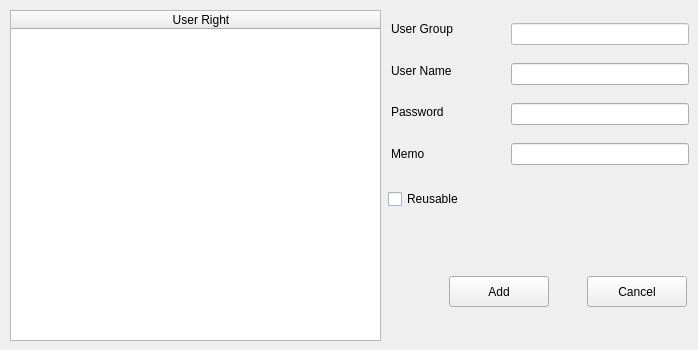
   <widget class="QWidget" name="tab">
    <attribute name="title">
     <string>Add Account</string>
    </attribute>
    <widget class="QLabel" name="textLabel1">
     <property name="geometry">
      <rect>
       <x>391</x>
       <y>11</y>
       <width>108</width>
       <height>36</height>
      </rect>
     </property>
     <property name="text">
      <string>User Group</string>
     </property>
     <property name="wordWrap">
      <bool>false</bool>
     </property>
    </widget>
    <widget class="QLabel" name="textLabel3">
     <property name="geometry">
      <rect>
       <x>391</x>
       <y>94</y>
       <width>108</width>
       <height>36</height>
      </rect>
     </property>
     <property name="text">
      <string>Password</string>
     </property>
     <property name="wordWrap">
      <bool>false</bool>
     </property>
    </widget>
    <widget class="QLabel" name="textLabel4">
     <property name="geometry">
      <rect>
       <x>391</x>
       <y>136</y>
       <width>108</width>
       <height>35</height>
      </rect>
     </property>
     <property name="text">
      <string>Memo</string>
     </property>
     <property name="wordWrap">
      <bool>false</bool>
     </property>
    </widget>
    <widget class="QPushButton" name="ButAddUserAdd">
     <property name="geometry">
      <rect>
       <x>449</x>
       <y>276</y>
       <width>100</width>
       <height>31</height>
      </rect>
     </property>
     <property name="text">
      <string>Add</string>
     </property>
    </widget>
    <widget class="QLabel" name="textLabel2">
     <property name="geometry">
      <rect>
       <x>391</x>
       <y>53</y>
       <width>108</width>
       <height>35</height>
      </rect>
     </property>
     <property name="text">
      <string>User Name</string>
     </property>
     <property name="wordWrap">
      <bool>false</bool>
     </property>
    </widget>
    <widget class="QLineEdit" name="EditAddUserGroup">
     <property name="enabled">
      <bool>false</bool>
     </property>
     <property name="geometry">
      <rect>
       <x>511</x>
       <y>23</y>
       <width>178</width>
       <height>22</height>
      </rect>
     </property>
     <property name="palette">
      <palette>
       <active>
        <colorrole role="WindowText">
         <brush brushstyle="SolidPattern">
          <color alpha="255">
           <red>0</red>
           <green>0</green>
           <blue>0</blue>
          </color>
         </brush>
        </colorrole>
        <colorrole role="Button">
         <brush brushstyle="SolidPattern">
          <color alpha="255">
           <red>85</red>
           <green>170</green>
           <blue>255</blue>
          </color>
         </brush>
        </colorrole>
        <colorrole role="Light">
         <brush brushstyle="SolidPattern">
          <color alpha="255">
           <red>212</red>
           <green>234</green>
           <blue>255</blue>
          </color>
         </brush>
        </colorrole>
        <colorrole role="Midlight">
         <brush brushstyle="SolidPattern">
          <color alpha="255">
           <red>148</red>
           <green>202</green>
           <blue>255</blue>
          </color>
         </brush>
        </colorrole>
        <colorrole role="Dark">
         <brush brushstyle="SolidPattern">
          <color alpha="255">
           <red>42</red>
           <green>85</green>
           <blue>127</blue>
          </color>
         </brush>
        </colorrole>
        <colorrole role="Mid">
         <brush brushstyle="SolidPattern">
          <color alpha="255">
           <red>57</red>
           <green>113</green>
           <blue>170</blue>
          </color>
         </brush>
        </colorrole>
        <colorrole role="Text">
         <brush brushstyle="SolidPattern">
          <color alpha="255">
           <red>0</red>
           <green>0</green>
           <blue>0</blue>
          </color>
         </brush>
        </colorrole>
        <colorrole role="BrightText">
         <brush brushstyle="SolidPattern">
          <color alpha="255">
           <red>255</red>
           <green>255</green>
           <blue>255</blue>
          </color>
         </brush>
        </colorrole>
        <colorrole role="ButtonText">
         <brush brushstyle="SolidPattern">
          <color alpha="255">
           <red>0</red>
           <green>0</green>
           <blue>0</blue>
          </color>
         </brush>
        </colorrole>
        <colorrole role="Base">
         <brush brushstyle="SolidPattern">
          <color alpha="255">
           <red>255</red>
           <green>255</green>
           <blue>255</blue>
          </color>
         </brush>
        </colorrole>
        <colorrole role="Window">
         <brush brushstyle="SolidPattern">
          <color alpha="255">
           <red>255</red>
           <green>255</green>
           <blue>255</blue>
          </color>
         </brush>
        </colorrole>
        <colorrole role="Shadow">
         <brush brushstyle="SolidPattern">
          <color alpha="255">
           <red>0</red>
           <green>0</green>
           <blue>0</blue>
          </color>
         </brush>
        </colorrole>
        <colorrole role="Highlight">
         <brush brushstyle="SolidPattern">
          <color alpha="255">
           <red>0</red>
           <green>0</green>
           <blue>128</blue>
          </color>
         </brush>
        </colorrole>
        <colorrole role="HighlightedText">
         <brush brushstyle="SolidPattern">
          <color alpha="255">
           <red>255</red>
           <green>255</green>
           <blue>255</blue>
          </color>
         </brush>
        </colorrole>
        <colorrole role="Link">
         <brush brushstyle="SolidPattern">
          <color alpha="255">
           <red>0</red>
           <green>0</green>
           <blue>0</blue>
          </color>
         </brush>
        </colorrole>
        <colorrole role="LinkVisited">
         <brush brushstyle="SolidPattern">
          <color alpha="255">
           <red>0</red>
           <green>0</green>
           <blue>0</blue>
          </color>
         </brush>
        </colorrole>
       </active>
       <inactive>
        <colorrole role="WindowText">
         <brush brushstyle="SolidPattern">
          <color alpha="255">
           <red>0</red>
           <green>0</green>
           <blue>0</blue>
          </color>
         </brush>
        </colorrole>
        <colorrole role="Button">
         <brush brushstyle="SolidPattern">
          <color alpha="255">
           <red>85</red>
           <green>170</green>
           <blue>255</blue>
          </color>
         </brush>
        </colorrole>
        <colorrole role="Light">
         <brush brushstyle="SolidPattern">
          <color alpha="255">
           <red>212</red>
           <green>234</green>
           <blue>255</blue>
          </color>
         </brush>
        </colorrole>
        <colorrole role="Midlight">
         <brush brushstyle="SolidPattern">
          <color alpha="255">
           <red>123</red>
           <green>189</green>
           <blue>255</blue>
          </color>
         </brush>
        </colorrole>
        <colorrole role="Dark">
         <brush brushstyle="SolidPattern">
          <color alpha="255">
           <red>42</red>
           <green>85</green>
           <blue>127</blue>
          </color>
         </brush>
        </colorrole>
        <colorrole role="Mid">
         <brush brushstyle="SolidPattern">
          <color alpha="255">
           <red>57</red>
           <green>113</green>
           <blue>170</blue>
          </color>
         </brush>
        </colorrole>
        <colorrole role="Text">
         <brush brushstyle="SolidPattern">
          <color alpha="255">
           <red>0</red>
           <green>0</green>
           <blue>0</blue>
          </color>
         </brush>
        </colorrole>
        <colorrole role="BrightText">
         <brush brushstyle="SolidPattern">
          <color alpha="255">
           <red>255</red>
           <green>255</green>
           <blue>255</blue>
          </color>
         </brush>
        </colorrole>
        <colorrole role="ButtonText">
         <brush brushstyle="SolidPattern">
          <color alpha="255">
           <red>0</red>
           <green>0</green>
           <blue>0</blue>
          </color>
         </brush>
        </colorrole>
        <colorrole role="Base">
         <brush brushstyle="SolidPattern">
          <color alpha="255">
           <red>255</red>
           <green>255</green>
           <blue>255</blue>
          </color>
         </brush>
        </colorrole>
        <colorrole role="Window">
         <brush brushstyle="SolidPattern">
          <color alpha="255">
           <red>255</red>
           <green>255</green>
           <blue>255</blue>
          </color>
         </brush>
        </colorrole>
        <colorrole role="Shadow">
         <brush brushstyle="SolidPattern">
          <color alpha="255">
           <red>0</red>
           <green>0</green>
           <blue>0</blue>
          </color>
         </brush>
        </colorrole>
        <colorrole role="Highlight">
         <brush brushstyle="SolidPattern">
          <color alpha="255">
           <red>0</red>
           <green>0</green>
           <blue>128</blue>
          </color>
         </brush>
        </colorrole>
        <colorrole role="HighlightedText">
         <brush brushstyle="SolidPattern">
          <color alpha="255">
           <red>255</red>
           <green>255</green>
           <blue>255</blue>
          </color>
         </brush>
        </colorrole>
        <colorrole role="Link">
         <brush brushstyle="SolidPattern">
          <color alpha="255">
           <red>0</red>
           <green>0</green>
           <blue>0</blue>
          </color>
         </brush>
        </colorrole>
        <colorrole role="LinkVisited">
         <brush brushstyle="SolidPattern">
          <color alpha="255">
           <red>0</red>
           <green>0</green>
           <blue>0</blue>
          </color>
         </brush>
        </colorrole>
       </inactive>
       <disabled>
        <colorrole role="WindowText">
         <brush brushstyle="SolidPattern">
          <color alpha="255">
           <red>128</red>
           <green>128</green>
           <blue>128</blue>
          </color>
         </brush>
        </colorrole>
        <colorrole role="Button">
         <brush brushstyle="SolidPattern">
          <color alpha="255">
           <red>85</red>
           <green>170</green>
           <blue>255</blue>
          </color>
         </brush>
        </colorrole>
        <colorrole role="Light">
         <brush brushstyle="SolidPattern">
          <color alpha="255">
           <red>212</red>
           <green>234</green>
           <blue>255</blue>
          </color>
         </brush>
        </colorrole>
        <colorrole role="Midlight">
         <brush brushstyle="SolidPattern">
          <color alpha="255">
           <red>123</red>
           <green>189</green>
           <blue>255</blue>
          </color>
         </brush>
        </colorrole>
        <colorrole role="Dark">
         <brush brushstyle="SolidPattern">
          <color alpha="255">
           <red>42</red>
           <green>85</green>
           <blue>127</blue>
          </color>
         </brush>
        </colorrole>
        <colorrole role="Mid">
         <brush brushstyle="SolidPattern">
          <color alpha="255">
           <red>57</red>
           <green>113</green>
           <blue>170</blue>
          </color>
         </brush>
        </colorrole>
        <colorrole role="Text">
         <brush brushstyle="SolidPattern">
          <color alpha="255">
           <red>128</red>
           <green>128</green>
           <blue>128</blue>
          </color>
         </brush>
        </colorrole>
        <colorrole role="BrightText">
         <brush brushstyle="SolidPattern">
          <color alpha="255">
           <red>255</red>
           <green>255</green>
           <blue>255</blue>
          </color>
         </brush>
        </colorrole>
        <colorrole role="ButtonText">
         <brush brushstyle="SolidPattern">
          <color alpha="255">
           <red>128</red>
           <green>128</green>
           <blue>128</blue>
          </color>
         </brush>
        </colorrole>
        <colorrole role="Base">
         <brush brushstyle="SolidPattern">
          <color alpha="255">
           <red>255</red>
           <green>255</green>
           <blue>255</blue>
          </color>
         </brush>
        </colorrole>
        <colorrole role="Window">
         <brush brushstyle="SolidPattern">
          <color alpha="255">
           <red>255</red>
           <green>255</green>
           <blue>255</blue>
          </color>
         </brush>
        </colorrole>
        <colorrole role="Shadow">
         <brush brushstyle="SolidPattern">
          <color alpha="255">
           <red>0</red>
           <green>0</green>
           <blue>0</blue>
          </color>
         </brush>
        </colorrole>
        <colorrole role="Highlight">
         <brush brushstyle="SolidPattern">
          <color alpha="255">
           <red>0</red>
           <green>0</green>
           <blue>128</blue>
          </color>
         </brush>
        </colorrole>
        <colorrole role="HighlightedText">
         <brush brushstyle="SolidPattern">
          <color alpha="255">
           <red>255</red>
           <green>255</green>
           <blue>255</blue>
          </color>
         </brush>
        </colorrole>
        <colorrole role="Link">
         <brush brushstyle="SolidPattern">
          <color alpha="255">
           <red>0</red>
           <green>0</green>
           <blue>0</blue>
          </color>
         </brush>
        </colorrole>
        <colorrole role="LinkVisited">
         <brush brushstyle="SolidPattern">
          <color alpha="255">
           <red>0</red>
           <green>0</green>
           <blue>0</blue>
          </color>
         </brush>
        </colorrole>
       </disabled>
      </palette>
     </property>
    </widget>
    <widget class="QLineEdit" name="EditAddUserName">
     <property name="geometry">
      <rect>
       <x>511</x>
       <y>63</y>
       <width>178</width>
       <height>22</height>
      </rect>
     </property>
    </widget>
    <widget class="QLineEdit" name="EditAddUserPwd">
     <property name="geometry">
      <rect>
       <x>511</x>
       <y>103</y>
       <width>178</width>
       <height>22</height>
      </rect>
     </property>
    </widget>
    <widget class="QLineEdit" name="EditAddUserMemo">
     <property name="geometry">
      <rect>
       <x>511</x>
       <y>143</y>
       <width>178</width>
       <height>22</height>
      </rect>
     </property>
    </widget>
    <widget class="QCheckBox" name="checkAddReusable">
     <property name="geometry">
      <rect>
       <x>388</x>
       <y>189</y>
       <width>108</width>
       <height>20</height>
      </rect>
     </property>
     <property name="palette">
      <palette>
       <active>
        <colorrole role="WindowText">
         <brush brushstyle="SolidPattern">
          <color alpha="255">
           <red>0</red>
           <green>0</green>
           <blue>0</blue>
          </color>
         </brush>
        </colorrole>
        <colorrole role="Button">
         <brush brushstyle="SolidPattern">
          <color alpha="255">
           <red>85</red>
           <green>170</green>
           <blue>255</blue>
          </color>
         </brush>
        </colorrole>
        <colorrole role="Light">
         <brush brushstyle="SolidPattern">
          <color alpha="255">
           <red>212</red>
           <green>234</green>
           <blue>255</blue>
          </color>
         </brush>
        </colorrole>
        <colorrole role="Midlight">
         <brush brushstyle="SolidPattern">
          <color alpha="255">
           <red>148</red>
           <green>202</green>
           <blue>255</blue>
          </color>
         </brush>
        </colorrole>
        <colorrole role="Dark">
         <brush brushstyle="SolidPattern">
          <color alpha="255">
           <red>42</red>
           <green>85</green>
           <blue>127</blue>
          </color>
         </brush>
        </colorrole>
        <colorrole role="Mid">
         <brush brushstyle="SolidPattern">
          <color alpha="255">
           <red>57</red>
           <green>113</green>
           <blue>170</blue>
          </color>
         </brush>
        </colorrole>
        <colorrole role="Text">
         <brush brushstyle="SolidPattern">
          <color alpha="255">
           <red>0</red>
           <green>0</green>
           <blue>0</blue>
          </color>
         </brush>
        </colorrole>
        <colorrole role="BrightText">
         <brush brushstyle="SolidPattern">
          <color alpha="255">
           <red>0</red>
           <green>0</green>
           <blue>0</blue>
          </color>
         </brush>
        </colorrole>
        <colorrole role="ButtonText">
         <brush brushstyle="SolidPattern">
          <color alpha="255">
           <red>0</red>
           <green>0</green>
           <blue>0</blue>
          </color>
         </brush>
        </colorrole>
        <colorrole role="Base">
         <brush brushstyle="SolidPattern">
          <color alpha="255">
           <red>255</red>
           <green>255</green>
           <blue>255</blue>
          </color>
         </brush>
        </colorrole>
        <colorrole role="Window">
         <brush brushstyle="SolidPattern">
          <color alpha="255">
           <red>212</red>
           <green>228</green>
           <blue>255</blue>
          </color>
         </brush>
        </colorrole>
        <colorrole role="Shadow">
         <brush brushstyle="SolidPattern">
          <color alpha="255">
           <red>0</red>
           <green>0</green>
           <blue>0</blue>
          </color>
         </brush>
        </colorrole>
        <colorrole role="Highlight">
         <brush brushstyle="SolidPattern">
          <color alpha="255">
           <red>255</red>
           <green>106</green>
           <blue>113</blue>
          </color>
         </brush>
        </colorrole>
        <colorrole role="HighlightedText">
         <brush brushstyle="SolidPattern">
          <color alpha="255">
           <red>0</red>
           <green>0</green>
           <blue>0</blue>
          </color>
         </brush>
        </colorrole>
        <colorrole role="Link">
         <brush brushstyle="SolidPattern">
          <color alpha="255">
           <red>0</red>
           <green>0</green>
           <blue>0</blue>
          </color>
         </brush>
        </colorrole>
        <colorrole role="LinkVisited">
         <brush brushstyle="SolidPattern">
          <color alpha="255">
           <red>0</red>
           <green>0</green>
           <blue>0</blue>
          </color>
         </brush>
        </colorrole>
       </active>
       <inactive>
        <colorrole role="WindowText">
         <brush brushstyle="SolidPattern">
          <color alpha="255">
           <red>0</red>
           <green>0</green>
           <blue>0</blue>
          </color>
         </brush>
        </colorrole>
        <colorrole role="Button">
         <brush brushstyle="SolidPattern">
          <color alpha="255">
           <red>85</red>
           <green>170</green>
           <blue>255</blue>
          </color>
         </brush>
        </colorrole>
        <colorrole role="Light">
         <brush brushstyle="SolidPattern">
          <color alpha="255">
           <red>212</red>
           <green>234</green>
           <blue>255</blue>
          </color>
         </brush>
        </colorrole>
        <colorrole role="Midlight">
         <brush brushstyle="SolidPattern">
          <color alpha="255">
           <red>123</red>
           <green>189</green>
           <blue>255</blue>
          </color>
         </brush>
        </colorrole>
        <colorrole role="Dark">
         <brush brushstyle="SolidPattern">
          <color alpha="255">
           <red>42</red>
           <green>85</green>
           <blue>127</blue>
          </color>
         </brush>
        </colorrole>
        <colorrole role="Mid">
         <brush brushstyle="SolidPattern">
          <color alpha="255">
           <red>57</red>
           <green>113</green>
           <blue>170</blue>
          </color>
         </brush>
        </colorrole>
        <colorrole role="Text">
         <brush brushstyle="SolidPattern">
          <color alpha="255">
           <red>0</red>
           <green>0</green>
           <blue>0</blue>
          </color>
         </brush>
        </colorrole>
        <colorrole role="BrightText">
         <brush brushstyle="SolidPattern">
          <color alpha="255">
           <red>0</red>
           <green>0</green>
           <blue>0</blue>
          </color>
         </brush>
        </colorrole>
        <colorrole role="ButtonText">
         <brush brushstyle="SolidPattern">
          <color alpha="255">
           <red>0</red>
           <green>0</green>
           <blue>0</blue>
          </color>
         </brush>
        </colorrole>
        <colorrole role="Base">
         <brush brushstyle="SolidPattern">
          <color alpha="255">
           <red>255</red>
           <green>255</green>
           <blue>255</blue>
          </color>
         </brush>
        </colorrole>
        <colorrole role="Window">
         <brush brushstyle="SolidPattern">
          <color alpha="255">
           <red>212</red>
           <green>228</green>
           <blue>255</blue>
          </color>
         </brush>
        </colorrole>
        <colorrole role="Shadow">
         <brush brushstyle="SolidPattern">
          <color alpha="255">
           <red>0</red>
           <green>0</green>
           <blue>0</blue>
          </color>
         </brush>
        </colorrole>
        <colorrole role="Highlight">
         <brush brushstyle="SolidPattern">
          <color alpha="255">
           <red>255</red>
           <green>106</green>
           <blue>113</blue>
          </color>
         </brush>
        </colorrole>
        <colorrole role="HighlightedText">
         <brush brushstyle="SolidPattern">
          <color alpha="255">
           <red>0</red>
           <green>0</green>
           <blue>0</blue>
          </color>
         </brush>
        </colorrole>
        <colorrole role="Link">
         <brush brushstyle="SolidPattern">
          <color alpha="255">
           <red>0</red>
           <green>0</green>
           <blue>0</blue>
          </color>
         </brush>
        </colorrole>
        <colorrole role="LinkVisited">
         <brush brushstyle="SolidPattern">
          <color alpha="255">
           <red>0</red>
           <green>0</green>
           <blue>0</blue>
          </color>
         </brush>
        </colorrole>
       </inactive>
       <disabled>
        <colorrole role="WindowText">
         <brush brushstyle="SolidPattern">
          <color alpha="255">
           <red>128</red>
           <green>128</green>
           <blue>128</blue>
          </color>
         </brush>
        </colorrole>
        <colorrole role="Button">
         <brush brushstyle="SolidPattern">
          <color alpha="255">
           <red>85</red>
           <green>170</green>
           <blue>255</blue>
          </color>
         </brush>
        </colorrole>
        <colorrole role="Light">
         <brush brushstyle="SolidPattern">
          <color alpha="255">
           <red>212</red>
           <green>234</green>
           <blue>255</blue>
          </color>
         </brush>
        </colorrole>
        <colorrole role="Midlight">
         <brush brushstyle="SolidPattern">
          <color alpha="255">
           <red>123</red>
           <green>189</green>
           <blue>255</blue>
          </color>
         </brush>
        </colorrole>
        <colorrole role="Dark">
         <brush brushstyle="SolidPattern">
          <color alpha="255">
           <red>42</red>
           <green>85</green>
           <blue>127</blue>
          </color>
         </brush>
        </colorrole>
        <colorrole role="Mid">
         <brush brushstyle="SolidPattern">
          <color alpha="255">
           <red>57</red>
           <green>113</green>
           <blue>170</blue>
          </color>
         </brush>
        </colorrole>
        <colorrole role="Text">
         <brush brushstyle="SolidPattern">
          <color alpha="255">
           <red>0</red>
           <green>0</green>
           <blue>0</blue>
          </color>
         </brush>
        </colorrole>
        <colorrole role="BrightText">
         <brush brushstyle="SolidPattern">
          <color alpha="255">
           <red>0</red>
           <green>0</green>
           <blue>0</blue>
          </color>
         </brush>
        </colorrole>
        <colorrole role="ButtonText">
         <brush brushstyle="SolidPattern">
          <color alpha="255">
           <red>128</red>
           <green>128</green>
           <blue>128</blue>
          </color>
         </brush>
        </colorrole>
        <colorrole role="Base">
         <brush brushstyle="SolidPattern">
          <color alpha="255">
           <red>255</red>
           <green>255</green>
           <blue>255</blue>
          </color>
         </brush>
        </colorrole>
        <colorrole role="Window">
         <brush brushstyle="SolidPattern">
          <color alpha="255">
           <red>212</red>
           <green>228</green>
           <blue>255</blue>
          </color>
         </brush>
        </colorrole>
        <colorrole role="Shadow">
         <brush brushstyle="SolidPattern">
          <color alpha="255">
           <red>0</red>
           <green>0</green>
           <blue>0</blue>
          </color>
         </brush>
        </colorrole>
        <colorrole role="Highlight">
         <brush brushstyle="SolidPattern">
          <color alpha="255">
           <red>255</red>
           <green>106</green>
           <blue>113</blue>
          </color>
         </brush>
        </colorrole>
        <colorrole role="HighlightedText">
         <brush brushstyle="SolidPattern">
          <color alpha="255">
           <red>0</red>
           <green>0</green>
           <blue>0</blue>
          </color>
         </brush>
        </colorrole>
        <colorrole role="Link">
         <brush brushstyle="SolidPattern">
          <color alpha="255">
           <red>0</red>
           <green>0</green>
           <blue>0</blue>
          </color>
         </brush>
        </colorrole>
        <colorrole role="LinkVisited">
         <brush brushstyle="SolidPattern">
          <color alpha="255">
           <red>0</red>
           <green>0</green>
           <blue>0</blue>
          </color>
         </brush>
        </colorrole>
       </disabled>
      </palette>
     </property>
     <property name="text">
      <string>Reusable</string>
     </property>
    </widget>
    <widget class="QPushButton" name="ButAddUserCancel">
     <property name="geometry">
      <rect>
       <x>587</x>
       <y>276</y>
       <width>100</width>
       <height>31</height>
      </rect>
     </property>
     <property name="text">
      <string>Cancel</string>
     </property>
    </widget>
    <widget class="QTableWidget" name="listViewAddUser">
     <property name="geometry">
      <rect>
       <x>10</x>
       <y>10</y>
       <width>371</width>
       <height>331</height>
      </rect>
     </property>
     <attribute name="horizontalHeaderDefaultSectionSize">
      <number>380</number>
     </attribute>
     <column>
      <property name="text">
       <string>User Right</string>
      </property>
     </column>
    </widget>
   </widget>
